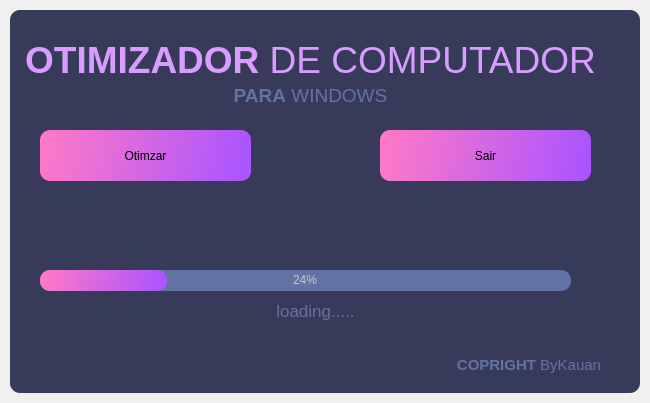
<?xml version="1.0" encoding="UTF-8"?>
<ui version="4.0">
 <class>MainWindow</class>
 <widget class="QMainWindow" name="MainWindow">
  <property name="geometry">
   <rect>
    <x>0</x>
    <y>0</y>
    <width>650</width>
    <height>403</height>
   </rect>
  </property>
  <property name="font">
   <font>
    <stylestrategy>NoAntialias</stylestrategy>
   </font>
  </property>
  <property name="windowTitle">
   <string>Otimizador</string>
  </property>
  <widget class="QWidget" name="centralwidget">
   <layout class="QVBoxLayout" name="verticalLayout">
    <property name="spacing">
     <number>0</number>
    </property>
    <property name="leftMargin">
     <number>10</number>
    </property>
    <property name="topMargin">
     <number>10</number>
    </property>
    <property name="rightMargin">
     <number>10</number>
    </property>
    <property name="bottomMargin">
     <number>10</number>
    </property>
    <item>
     <widget class="QFrame" name="dropShadowrame">
      <property name="styleSheet">
       <string notr="true">QFrame {
	border-radius: 10px;
	background-color: rgb(56, 58, 89);
}</string>
      </property>
      <property name="frameShape">
       <enum>QFrame::StyledPanel</enum>
      </property>
      <property name="frameShadow">
       <enum>QFrame::Raised</enum>
      </property>
      <widget class="QLabel" name="label_title">
       <property name="geometry">
        <rect>
         <x>-30</x>
         <y>10</y>
         <width>661</width>
         <height>81</height>
        </rect>
       </property>
       <property name="font">
        <font>
         <family>Segoe UI</family>
         <pointsize>28</pointsize>
        </font>
       </property>
       <property name="styleSheet">
        <string notr="true">color: rgb(215, 157, 255);</string>
       </property>
       <property name="text">
        <string>&lt;strong&gt;OTIMIZADOR&lt;/strong&gt; DE COMPUTADOR</string>
       </property>
       <property name="textFormat">
        <enum>Qt::AutoText</enum>
       </property>
       <property name="alignment">
        <set>Qt::AlignCenter</set>
       </property>
      </widget>
      <widget class="QLabel" name="label_descriao">
       <property name="geometry">
        <rect>
         <x>-30</x>
         <y>70</y>
         <width>661</width>
         <height>31</height>
        </rect>
       </property>
       <property name="font">
        <font>
         <family>Segoe UI</family>
         <pointsize>14</pointsize>
        </font>
       </property>
       <property name="styleSheet">
        <string notr="true">color: rgb(98, 114, 164);</string>
       </property>
       <property name="text">
        <string>&lt;strong&gt;PARA&lt;/strong&gt; WINDOWS</string>
       </property>
       <property name="textFormat">
        <enum>Qt::AutoText</enum>
       </property>
       <property name="alignment">
        <set>Qt::AlignCenter</set>
       </property>
      </widget>
      <widget class="QProgressBar" name="progressBar">
       <property name="geometry">
        <rect>
         <x>30</x>
         <y>260</y>
         <width>531</width>
         <height>21</height>
        </rect>
       </property>
       <property name="styleSheet">
        <string notr="true">QProgressBar {
	
	background-color: rgb(98, 114, 164);
	color: rgb(200, 200, 200);
	border-style: none;
	border-radius: 10px;
	text-align: center;
}
QProgressBar::chunk{
	border-radius: 10px;
	background-color: qlineargradient(spread:pad, x1:0, y1:0.466, x2:0.988636, y2:0.517, stop:0 rgba(254, 121, 199, 255), stop:1 rgba(170, 85, 255, 255));
}</string>
       </property>
       <property name="value">
        <number>24</number>
       </property>
      </widget>
      <widget class="QLabel" name="label_loading">
       <property name="geometry">
        <rect>
         <x>-20</x>
         <y>290</y>
         <width>651</width>
         <height>21</height>
        </rect>
       </property>
       <property name="font">
        <font>
         <family>Segoe UI</family>
         <pointsize>13</pointsize>
        </font>
       </property>
       <property name="styleSheet">
        <string notr="true">color: rgb(98, 114, 164);</string>
       </property>
       <property name="text">
        <string>loading.....</string>
       </property>
       <property name="textFormat">
        <enum>Qt::AutoText</enum>
       </property>
       <property name="alignment">
        <set>Qt::AlignCenter</set>
       </property>
      </widget>
      <widget class="QLabel" name="label_copright">
       <property name="geometry">
        <rect>
         <x>0</x>
         <y>340</y>
         <width>591</width>
         <height>31</height>
        </rect>
       </property>
       <property name="font">
        <font>
         <family>Segoe UI</family>
         <pointsize>11</pointsize>
        </font>
       </property>
       <property name="styleSheet">
        <string notr="true">color: rgb(98, 114, 164);</string>
       </property>
       <property name="text">
        <string>&lt;strong&gt;COPRIGHT&lt;/strong&gt; ByKauan</string>
       </property>
       <property name="textFormat">
        <enum>Qt::AutoText</enum>
       </property>
       <property name="alignment">
        <set>Qt::AlignRight|Qt::AlignTrailing|Qt::AlignVCenter</set>
       </property>
      </widget>
      <widget class="QPushButton" name="pushButton">
       <property name="geometry">
        <rect>
         <x>30</x>
         <y>120</y>
         <width>211</width>
         <height>51</height>
        </rect>
       </property>
       <property name="styleSheet">
        <string notr="true">border-radius: 10px;
background-color: qlineargradient(spread:pad, x1:0, y1:0.466, x2:0.988636, y2:0.517, stop:0 rgba(254, 121, 199, 255), stop:1 rgba(170, 85, 255, 255));</string>
       </property>
       <property name="text">
        <string>Otimzar</string>
       </property>
      </widget>
      <widget class="QPushButton" name="pushButton_2">
       <property name="geometry">
        <rect>
         <x>370</x>
         <y>120</y>
         <width>211</width>
         <height>51</height>
        </rect>
       </property>
       <property name="styleSheet">
        <string notr="true">border-radius: 10px;
background-color: qlineargradient(spread:pad, x1:0, y1:0.466, x2:0.988636, y2:0.517, stop:0 rgba(254, 121, 199, 255), stop:1 rgba(170, 85, 255, 255));</string>
       </property>
       <property name="text">
        <string>Sair</string>
       </property>
      </widget>
     </widget>
    </item>
   </layout>
  </widget>
 </widget>
 <resources/>
 <connections/>
</ui>
